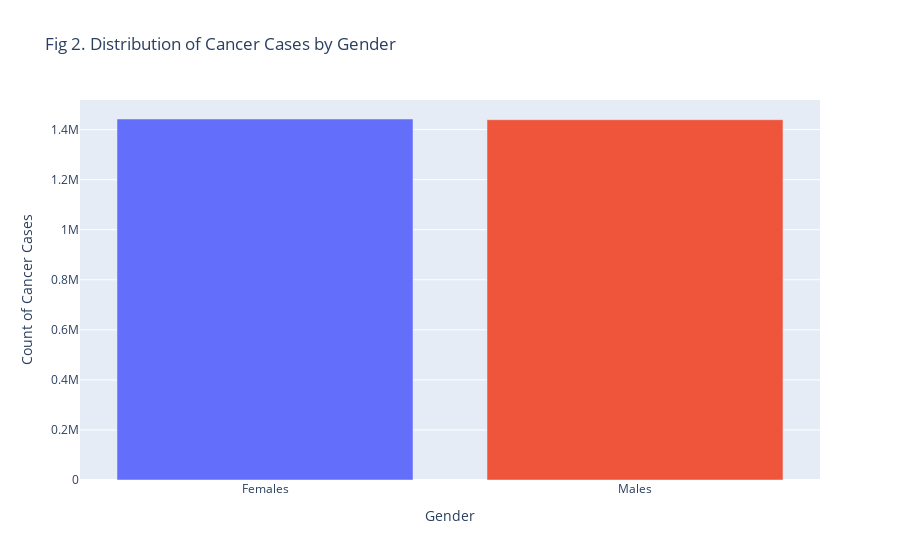

Notebook code for this chart:
### Markdown cell above
#### 5.0.1.2. Distribution of Cancer cases by Gender <a id='Gender'></a>

### Code cell
# Group the data by 'Sex' and sum the counts for each gender
df_gender_distribution = IHMEGDX.groupby('Sex')['Count for cancer type'].sum().reset_index()

# Plotting the bar plot
fig = px.bar(df_gender_distribution, x='Sex', y='Count for cancer type',
             title='Fig 2. Distribution of Cancer Cases by Gender',
             labels={'Sex': 'Gender', 'Count for cancer type': 'Count of Cancer Cases'},
             color='Sex',
             color_discrete_sequence=['#636EFA', '#EF553B'])  # Custom colors for male and female

# Remove the legend
fig.update_layout(showlegend=False)


fig.show()

### Figure 1 — Plotly figure (JSON) as saved in the notebook; plotly's stock layout.template omitted (floating-point values rounded to 4 significant figures)
{"data": [{"alignmentgroup": "True", "hovertemplate": "Gender=%{x}<br>Count of Cancer Cases=%{y}<extra></extra>", "legendgroup": "Females", "marker": {"color": "#636EFA", "pattern": {"shape": ""}}, "name": "Females", "offsetgroup": "Females", "orientation": "v", "showlegend": true, "textposition": "auto", "type": "bar", "x": ["Females"], "xaxis": "x", "y": [1442000.0], "yaxis": "y"}, {"alignmentgroup": "True", "hovertemplate": "Gender=%{x}<br>Count of Cancer Cases=%{y}<extra></extra>", "legendgroup": "Males", "marker": {"color": "#EF553B", "pattern": {"shape": ""}}, "name": "Males", "offsetgroup": "Males", "orientation": "v", "showlegend": true, "textposition": "auto", "type": "bar", "x": ["Males"], "xaxis": "x", "y": [1440000.0], "yaxis": "y"}], "layout": {"barmode": "relative", "legend": {"title": {"text": "Gender"}, "tracegroupgap": 0}, "showlegend": false, "title": {"text": "Fig 2. Distribution of Cancer Cases by Gender"}, "xaxis": {"anchor": "y", "categoryarray": ["Females", "Males"], "categoryorder": "array", "domain": [0, 1], "title": {"text": "Gender"}}, "yaxis": {"anchor": "x", "domain": [0, 1], "title": {"text": "Count of Cancer Cases"}}}}
